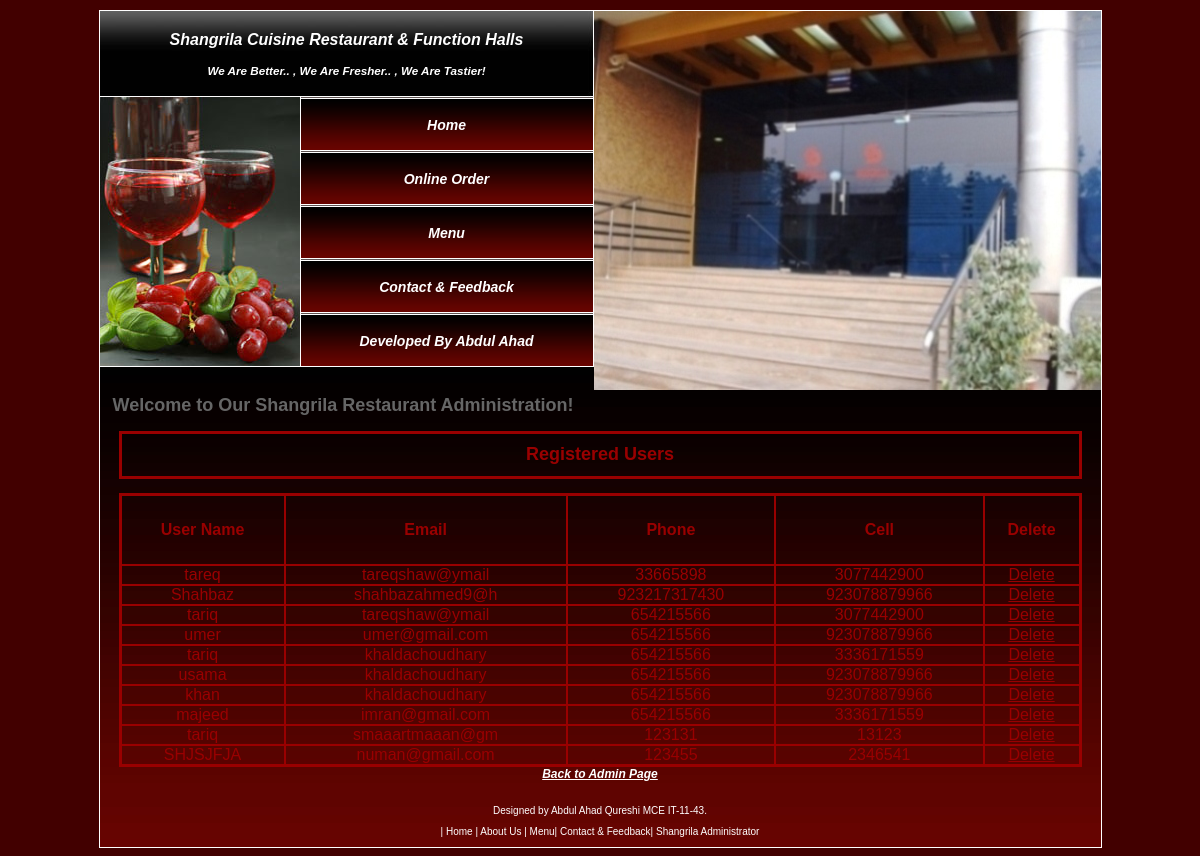
The app's page /view_user.php with its own data.
### tables this page shows
CREATE TABLE IF NOT EXISTS `user_catagory` (
  `user_id` int(20) NOT NULL AUTO_INCREMENT,
  `user_Fname` varchar(20) NOT NULL,
  `user_Lname` varchar(20) NOT NULL,
  `user_Gender` varchar(20) NOT NULL,
  `user_Birthday` varchar(40) NOT NULL,
  `user_Email` varchar(15) NOT NULL,
  `user_Tph` bigint(15) NOT NULL,
  `user_Mbile` bigint(40) NOT NULL,
  `user_AdressL1` varchar(40) NOT NULL,
  `user_AdressL2` varchar(20) NOT NULL,
  `user_Pcode` bigint(20) NOT NULL,
  PRIMARY KEY (`user_id`),
  KEY `user_id` (`user_id`)
);

### view_user.php (the view, shortened to what this page needs)
<!DOCTYPE html PUBLIC "-//W3C//DTD XHTML 1.0 Strict//EN" "http://www.w3.org/TR/xhtml1/DTD/xhtml1-strict.dtd">
<html xmlns="http://www.w3.org/1999/xhtml"><head>
<link href="styles.css" rel="stylesheet" type="text/css" />
</head>
<body>
<div id="header" style="height:auto">
<div id="head_right">
</div>
<div id="head_left">
<div id="logo"><a href="#">Shangrila Cuisine Restaurant & Function Halls</a>
		<h2><a href="#"><h3>we are better.. , we are fresher.. , we are tastier!</h3></a></h2>
    </div>
    <div id="buttons">
           <?php include("navigation3.php"); ?>
		</div>
</div>
</div>
<div id="main">
  <div id="content">
    <div >
		<h2>Welcome to Our Shangrila Restaurant Administration!</h2>
		<table width="963" height="46" border="2" cellpadding="0" cellspacing="0" bordercolor="#990000" align="center">
		   <tr>
           <th height="42" colspan="10" style="font:Georgia, 'Times New Roman', Times, serif 18px bold; color:#990000; font-size:18px; text-align:center">Registered Users</th>
           </tr>
      </table>
		   <br />
		<table width="963" height="192" border="2" cellpadding="0" cellspacing="0" bordercolor="#990000" align="center">
           <tr>
           <th height="68" colspan="2" align="center" style="font:Georgia, 'Times New Roman', Times, serif 18px bold; color:#990000; font-size:16px;">User Name</th>
           <th colspan="2" align="center" style="font:Georgia, 'Times New Roman', Times, serif 18px bold; color:#990000; font-size:16px;">Email</th>
           <th colspan="2" align="center" style="font:Georgia, 'Times New Roman', Times, serif 18px bold; color:#990000; font-size:16px;">Phone</th>
           <th colspan="2" align="center" style="font:Georgia, 'Times New Roman', Times, serif 18px bold; color:#990000; font-size:16px;">Cell</th>
		   <th colspan="2" align="center" style="font:Georgia, 'Times New Roman', Times, serif 18px bold; color:#990000; font-size:16px;">Delete</th>
           </tr>
<?php
$con=mysql_connect("localhost","root","") or die("Cant connect");
$query="select * from user_catagory";
$result=mysql_query($query, $con) or die("Error in query: $query".mysql_error());
if(mysql_num_rows($result)<=0)
{
?>
<tr>
           <td colspan="10" style="font:Georgia, 'Times New Roman', Times, serif 18px bold; color:#990000; font-size:16px;">No Record Found</td>
</tr>
<?php
}
else
{
	while($rows=mysql_fetch_array($result))
		{
?>
		   <tr>
           <td colspan="2" align="center" style="font:Georgia, 'Times New Roman', Times, serif 18px bold; color:#990000; font-size:16px;">
		   <?php echo $rows['user_Fname']; ?></td>
           <td colspan="2" align="center" style="font:Georgia, 'Times New Roman', Times, serif 18px bold; color:#990000; font-size:16px;">
		   <?php echo $rows['user_Email']; ?></td>
           <td colspan="2" align="center" style="font:Georgia, 'Times New Roman', Times, serif 18px bold; color:#990000; font-size:16px;">
		   <?php echo $rows['user_Tph']; ?></td>
           <td colspan="2" align="center" style="font:Georgia, 'Times New Roman', Times, serif 18px bold; color:#990000; font-size:16px;">
		   <?php echo $rows['user_Mbile']; ?></td>
           <td colspan="2" align="center" style="font:Georgia, 'Times New Roman', Times, serif 18px bold; color:#990000; font-size:16px;">
		   <a href="delete_user.php?id=<?php echo $rows['user_id']; ?>" onclick='return confirm(&quot Are you sure want to delete?&quot;)'
		    style="font:Georgia, 'Times New Roman', Times, serif 18px bold; color:#990000; font-size:16px;">Delete</a></td>
           </tr>
<?php
		}
}
?>
</table>
<center>
<a href="admin.php" class="button" style="width:150px; margin:10px;"><em><b>Back to Admin Page</b></em></a>
</center>
<?php include("footer.php"); ?>
    </div>
</div>
</div>
</body>
</html>

### styles.css (style rules this page uses)
a:link { color: #ffffff; }
body { margin-top: 10px; font: 12px Tahoma, Arial, Helvetica, sans-serif; color: #666666; background:#420000; }
#main { margin: 0 auto; width: 1001px; background: #ffffff; border: 1px solid #ffffff; }
#header { width: 1001px; margin: 0 auto; height: 400px; background: url(images/header.jpg) no-repeat left bottom; border-left: 1px solid #ffffff; border-right: 1px solid #ffffff; border-top: 1px solid #ffffff; }
#logo { height: 66px; text-align: center; padding-top: 20px; }
#head_right { width: 507px; float:right; background:url(images/3.JPG) no-repeat; height: 410px; }
#head_left { background:url(images/menu_top.jpg) no-repeat top right; width: 494px; height: 355px; }
#head_left a { text-decoration: none; text-transform: capitalize; font-style: italic; font-size: 16px; color: #FFFFFF; font-weight: bold; }
#head_left H2 a { font-size: 10px; }
#buttons { width: 269px; margin-left: 200px; }
#content { background: #670400 url(images/con_bg.jpg) repeat-x top; width: 975px; padding: 13px; }

### records on screen
user_catagory: user_Fname "tareq", user_Email "tareqshaw@ymail", user_Tph "33665898", user_Mbile "3077442900"
user_catagory: user_Fname "Shahbaz", user_Email "shahbazahmed9@h", user_Tph "923217317430", user_Mbile "923078879966"
user_catagory: user_Fname "tariq", user_Email "tareqshaw@ymail", user_Tph "654215566", user_Mbile "3077442900"
user_catagory: user_Fname "umer", user_Email "umer@gmail.com", user_Tph "654215566", user_Mbile "923078879966"
user_catagory: user_Fname "tariq", user_Email "khaldachoudhary", user_Tph "654215566", user_Mbile "3336171559"
user_catagory: user_Fname "usama", user_Email "khaldachoudhary", user_Tph "654215566", user_Mbile "923078879966"
user_catagory: user_Fname "khan", user_Email "khaldachoudhary", user_Tph "654215566", user_Mbile "923078879966"
user_catagory: user_Fname "majeed", user_Email "imran@gmail.com", user_Tph "654215566", user_Mbile "3336171559"
user_catagory: user_Fname "tariq", user_Email "smaaartmaaan@gm", user_Tph "123131", user_Mbile "13123"
